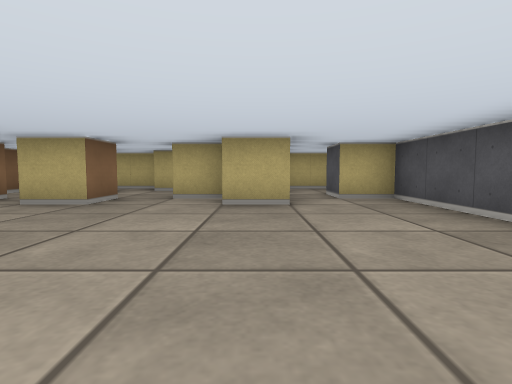
View 1 (above)

12 first-person views from a walk through a cub3D maze. The camera is about half as high as the walls, tilts 4° down and sees 80° across. The floor is counted in squares. Each view is taken from the middle of a square. On the plan, view 1 faces up. The plan holds only what a view shows up to about 9 squares ahead; the rest is blank.

View 2
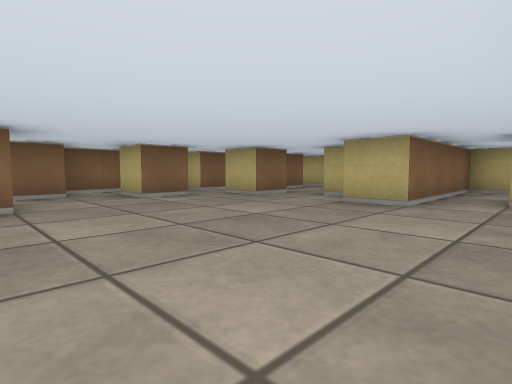

View 3
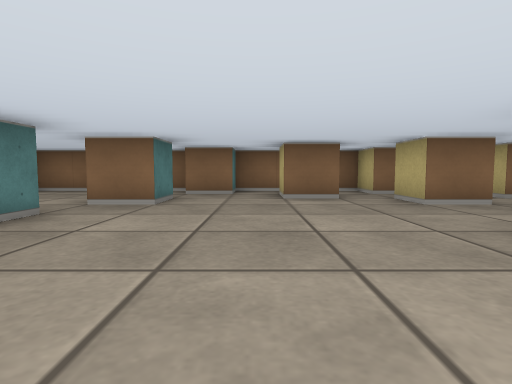

View 4
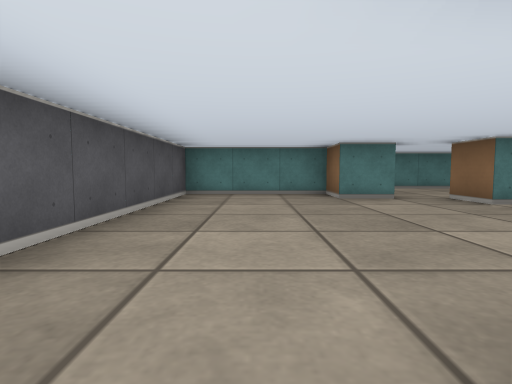

View 5
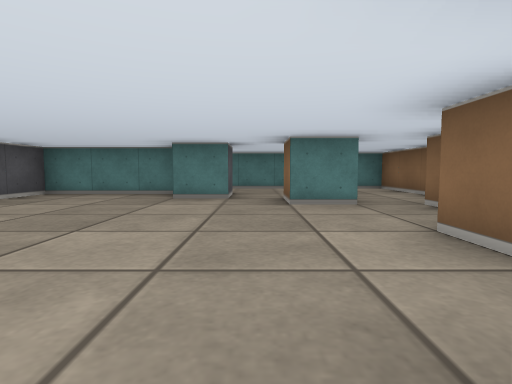

View 6
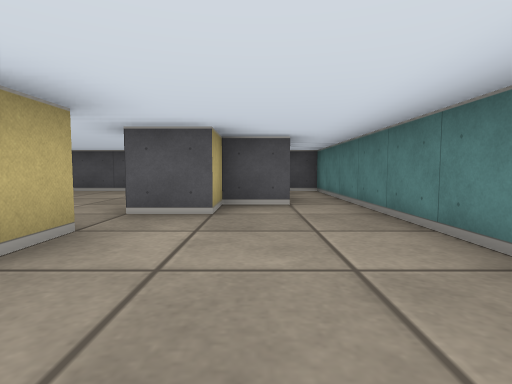

View 7
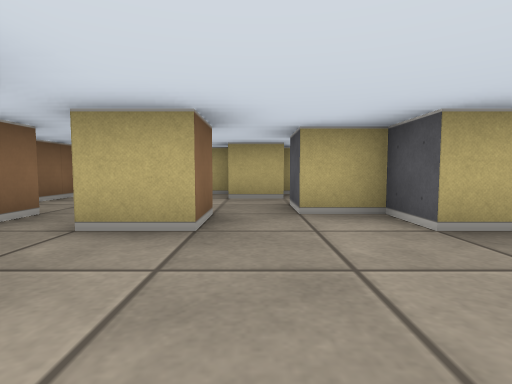

View 8
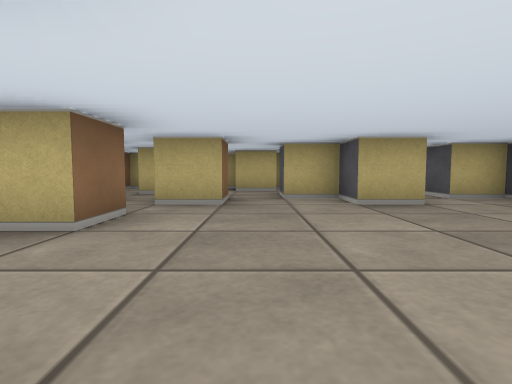

View 9
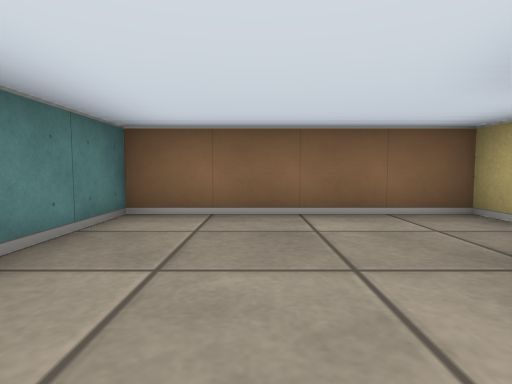

View 10
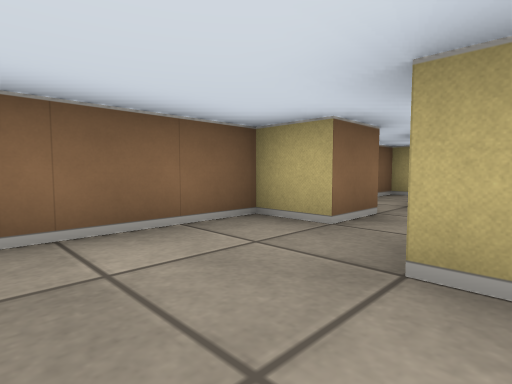

View 11
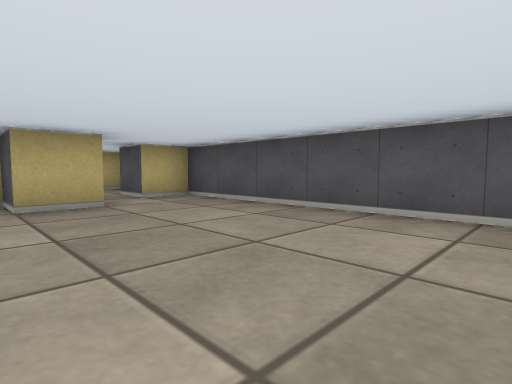

View 12
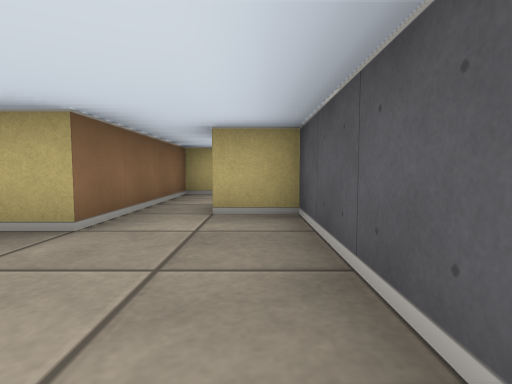

### Floor plan
Key: @ floor where view 1 was taken; # wall or solid block; . floor.
Columns run from 6 left of view 1 to 3 right of it. Each row starts with its distance up from view 1.
  9 #########
  8 #...#.#..
  7 #.#...#..
  6 #....##.##
  5 ##.#..#..#
  4 #........#
  3 #.#......#
  2 #........#
  1 ##.......#
  0 #..#..@..#
 -1 #....#...#
 -2 #....#####
 -3 #........#
 -4 ##########

Where each view was taken, in squares from view 1:
view 1: 0 up, 0 right, facing up
view 2: 0 up, 2 right, facing up-left
view 3: 2 up, 2 right, facing left
view 4: 5 up, 1 right, facing down
view 5: 5 up, 2 left, facing down
view 6: 2 down, 5 left, facing right
view 7: 2 up, 2 left, facing up
view 8: 0 up, 2 left, facing up
view 9: 2 down, 2 left, facing left
view 10: 2 down, 3 left, facing up-left
view 11: 0 up, 1 left, facing up-right
view 12: 2 up, 2 right, facing up
